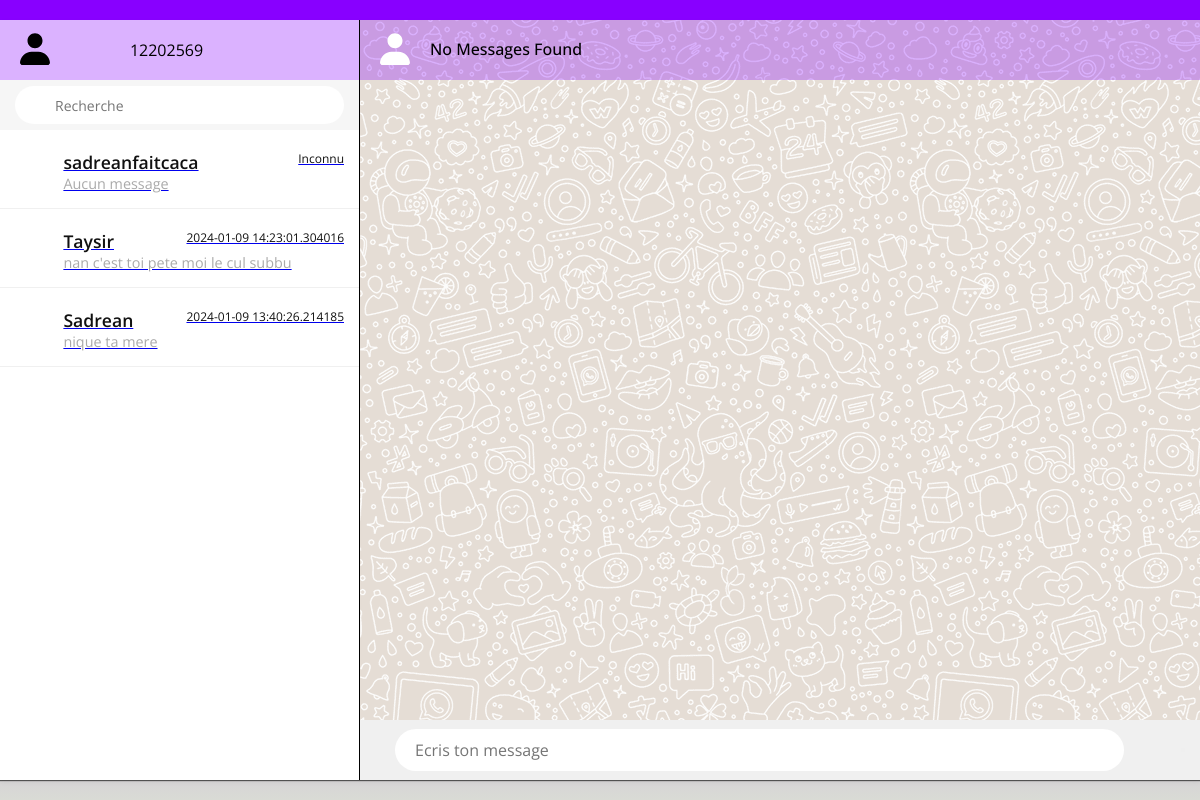
Screenshot of / (signed in) with the database file from the repository.
### website/models.py (models this page shows)
class User(db.Model, UserMixin):
  id = db.Column(db.Integer, primary_key=True)
  email = db.Column(db.String(50), unique=True, nullable=False)
  login = db.Column(db.String(30), unique=True, nullable=False)
  password = db.Column(db.String(20), nullable=False)
  name = db.Column(db.String(20), nullable=False)
  profil = db.Column(db.String(250))
  message = db.relationship('Message')  # pas compris l'utilité
  confirmed = db.Column(db.Boolean, default=False)
  token = db.Column(db.String(100))
  friends = db.relationship('Friend', foreign_keys='Friend.user_id', backref='user', lazy=True)

class Chat(db.Model):
  chat_id = db.Column(db.Integer, primary_key=True)
  chat_name = db.Column(db.String(100))
  is_group = db.Column(db.Boolean, default=False) # a voir si c'est utile

### website/views.py (the view)
@views.route('/')
@login_required
def home():
    from sqlalchemy import text, create_engine
    from sqlalchemy.orm import sessionmaker
    engine = create_engine('sqlite:///instance/database.db')
    Session = sessionmaker(bind=engine)
    session = Session()
    user_id = current_user.id
    query = text("""
        SELECT chat.chat_id AS chat_chat_id, chat.chat_name AS chat_chat_name, message.text AS message_text, message.date AS message_date
        FROM chat
        JOIN chat_member ON chat_member.chat_id = chat.chat_id
        JOIN user ON user.id = chat_member.user_id
        LEFT OUTER JOIN (
            SELECT message.chat_id AS chat_id, max(message.date) AS max_date
            FROM message GROUP BY message.chat_id
        ) AS anon_1 ON anon_1.chat_id = chat.chat_id
        LEFT OUTER JOIN message ON message.chat_id = chat.chat_id AND message.date = anon_1.max_date
        WHERE user.id = :user_id
        ORDER BY CASE WHEN message_date IS NULL THEN 0 ELSE 1 END, message_date DESC;
    """)
    user_chats = session.execute(query, {"user_id": user_id})
    chat_members_dict = {}
    for chat in user_chats:
        chat_id = chat[0]
        query_members = text("""
            SELECT user.id, user.name
            FROM user
            JOIN chat_member ON chat_member.user_id = user.id
            WHERE chat_member.chat_id = :chat_id
        """)
        members = session.execute(query_members, {"chat_id": chat_id}).all()
        chat_members_dict[chat_id] = members
    user_chats = session.execute(query, {"user_id": user_id})
    chat_id = request.args.get('chat_id')
    chat_messages = None
    if chat_id:
        chat_messages = Message.query.filter_by(chat_id=chat_id).order_by(Message.date.asc()).all()
    session.close()
    messages = SESSION.pop('sorted_messages', None)
    currentUserName = User.query.filter_by(id=current_user.id).first().name
    if messages:
        if 'Receiver' in messages[0]:
            receiverName = messages[0]['Receiver']
            print(receiverName)
        else:
            receiverName = 'No Receiver Found'
    else:
        receiverName = 'No Messages Found'
    return render_template('page_accueil.html',
                            chat_messages=chat_messages,
                            user=current_user,
                            currentUserName=currentUserName,
                            username = receiverName,
                            chats=user_chats.all(),
                            chat_members=chat_members_dict,
                            history=messages)

### website/templates/page_accueil.html (shortened to what this page needs)
<!DOCTYPE html>
<html lang="fr">
<head>
    <link rel="stylesheet" href="../static/CSS/page_acuuel.css">
</head>
<body>
    <div class="container">
        <div class="leftside">
            <div class="header">
                <div class="user">
                    <img src="../static/Image/user.svg" class="cover">
                </div>
                <p>{{ user.name }}</p>
            </div>
            <div class="search_chat">
                <div>
                    <input type="text" placeholder="Recherche">
                </div>
            </div>
            <div class="chatlist">
                {% for chat in chats %}
                <a href="{{ url_for('message.getChatDetails', chat_id=chat[0]) }}" onload="scrollToBottom()">
                        <div class="block">
                            <div class="imgbx">
                                <img src="../static/Image/user.svg" class="cover">
                            </div>
                            <div class="details">
                                <div class="listHead">
                                    <h4>{% if chat[0] in chat_members %}
                                        {% if user.id == chat_members[chat[0]][0][0] %}
                                            <p>{{ chat_members[chat[0]][1][1] }}</p>
                                        {% else %}
                                            <p>{{ chat_members[chat[0]][0][1] }}</p>
                                        {% endif %}
                                        {% endif %}
                                    </h4>
                                    <p class="time">{% if chat[3] %}{{chat[3]}}{% else %}Inconnu {% endif %}</p>
                                </div>
                                <div class="message_p">
                                    <p>{% if chat[2] %}{{ chat[2] }}{% else %}Aucun message{% endif %}</p>
                                </div>
                            </div>
                        </div>
                    </a>
                {% endfor %}
            </div>
        </div>
        <div class="rightside">
            <div class="header">
                <div class="imgtext">
                    <div class="user1">
                        <img src="../static/Image/user.svg" class="cover">
                    </div>
                    <h4>  {{username}} </h4>
                </div>
            </div>
            <div class="chatbox">
            </div>
            <form method="POST" action="{{ url_for('message.send_message') }}">
                <div class="chatbox_input">
                    <input type="text" name="message" placeholder="Ecris ton message">
                    <button type="submit" name="submit"></button>
                </div>
            </form>
        </div>
    </div>
</body>
</html>

### website/static/CSS/page_acuuel.css (style rules this page uses)
* { margin: 0; padding: 0; box-sizing: border-box; font-family: 'Open Sans',sans-serif; }
body { display: flex; justify-content: center; align-items: center; min-height:100vh ; background: linear-gradient( #8800FF,#8800FF 130px,#d9dbd5); }
.container { position: relative; width: 1396px; max-width: 100%; height: calc(100vh - 40px); background: grey; box-shadow: 0 1px 1px 0 rgba(0, 0, 0, 0.6), 0 2px 5px 0 rgba(0,0,0,0.06); display: flex; }
.container .leftside { position: relative; flex: 30%; background: #fff; border-right: 1px solid rgba(0, 0, 0, 2); }
.container .rightside { position: relative; flex: 70%; background: #e5ddd5; }
.container .rightside::before { content: ''; position: absolute; top: 0; left: 0; width: 100%; height: 100%; background: url(../Image/fond.png); }
.header { position:relative; width: 100%; height: 60px; background: #8800ff4d; display: flex; justify-content: space-between; align-items: center; padding: 0 15px; }
.user { position: relative; width:40px; height: 40px; overflow: hidden; border-radius: 50%; }
.user1 { position: relative; width:40px; height: 40px; overflow: hidden; border-radius: 50%; }
.cover { position: absolute; top: 0; left: 0; width: 100%; height: 100%; object-fit: cover; }
.search_chat { position: relative; width: 100%; height: 50px; background: #f6f6f6; display: flex; justify-content: center; align-items: center; padding: 0 15px; }
.search_chat div { width: 100%; }
.search_chat div input { width: 100%; outline: none; border: none; background:#fff; padding: 6px; height: 38px; border-radius: 30px; font-size: 14px; padding-left: 40px; }
.chatlist { position: relative; height: calc(100% - 110px); overflow: auto; }
.chatlist .block { position: relative; width: 100%; display: flex; justify-content: center; align-items: center; padding: 15px; border-bottom: 1px solid rgba(0,0,0,0.06); cursor: pointer; }
.chatlist .block .imgbx { position: relative; width: 45px; min-height: 45px; overflow: hidden; border-radius: 50%; margin-right: 10px; }
.chatlist .block .details { position: relative; width: 100%; }
.chatlist .block .details .listHead { display: flex; justify-content: space-between; margin-top: 5px ; }
.chatlist .block .details .listHead h4 { font-size: 1.1em; font-weight: 600; color: #111; }
.chatlist .block .details .listHead .time { font-size: 0.75em; color: #aaa; }
.chatlist .block .details .listHead .time { color: #111; }
.message_p { display: flex; justify-content: space-between; align-items: center; }
.message_p p { color: #aaa; display: -webkit-box; -webkit-line-clamp: 1; font-size: 0.9em; -webkit-box-orient: vertical; overflow: hidden; text-overflow:ellipsis ; }
.imgtext { position: relative; display: flex; justify-content: center; align-items: center; }
.imgtext h4 { font-weight: 500; line-height: 1.2em; margin-left: 15px; }
.chatbox { position: relative; width: 100%; height: calc(100% - 120px); padding: 50px; overflow: auto; }
.chatbox_input { position: relative; width: 100%; height: 60px; background: #f0f0f0; padding: 15px; display: flex; justify-content: space-between; align-items: center; }
.chatbox_input input { position: relative; width: 90%; margin: 0 20px; padding: 10px 20px; border: none; outline: none; border-radius: 30px; font-size: 1em; }
.dark-mode .user , .user1, .imgbx { filter: invert(100%); }

### rows the page displays
User: name "12202569"
Chat: shows "Inconnu", shows "Aucun message"
User: name "sadreanfaitcaca"
Chat: chat "2024-01-09 14:23:01.304016", chat "nan c'est toi pete moi le cul subbu"
User: name "Taysir"
Chat: chat "2024-01-09 13:40:26.214185", chat "nique ta mere"
User: name "Sadrean"

### other values shown
{{ username }} "No Messages Found"
